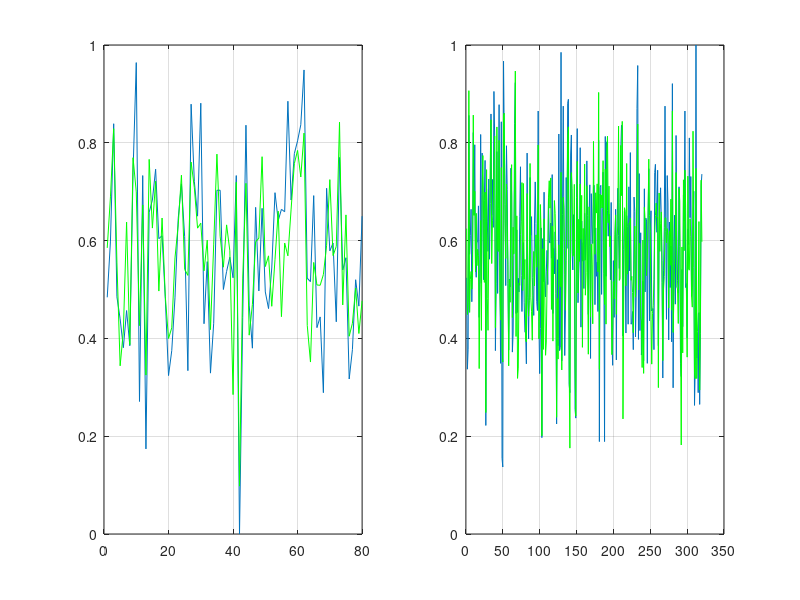
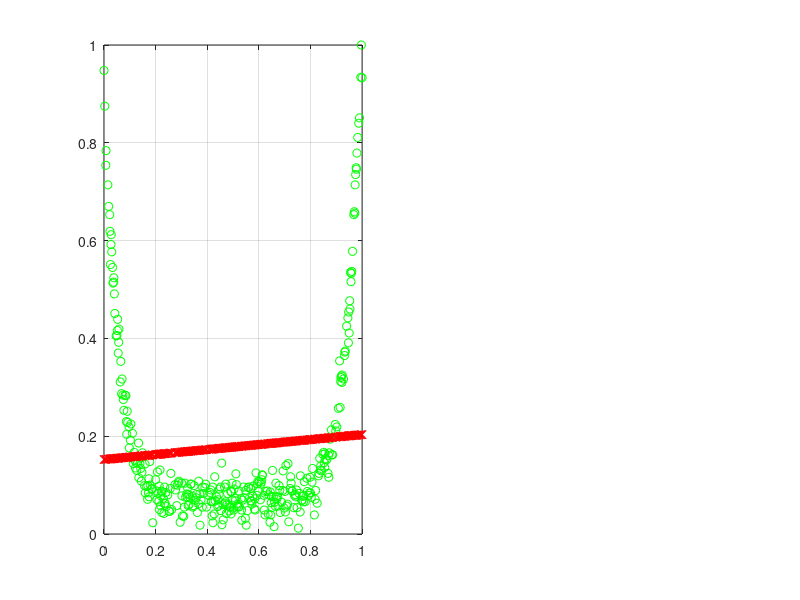

These figures' MATLAB source, in order: (Note: this script raises an error after producing the figures.)
clear all;
close all;

% Task 1
% Loading data for the exercise
data_training = csvread('reg-2d-train.csv');
data_test = csvread('reg-2d-test.csv');

%Extracting X and y for training set
X = data_training(:,1:2);
N = length(X);
append = ones(N,1);
X = [append X];
y = data_training(:,end);

% 
% %Task 1.1: 
% %Implementation of OLS using the closed-form solution presented
w = pinv(((X)'*X))*(X')*y;
% 
% %Task 1.2:
% %Weights obtained during the training:
% w
% %Model Error Emse for the training set
Emse1 = ((w')*(X')*X*w - 2*((X*w)')*y + (y')*y)/N
h1 = (w')*X';
 
%Extracting X and y for test set
X2 = data_test(:,1:2);
N2 = length(X2);
append2 = ones(N2,1);
X2 = [append2 X2];

y2 = data_test(:,end);
 
%Model Error Emse for the test set
Emse2 = ((w')*(X2')*X2*w - 2*((X2*w)')*y2 + (y2')*y2)/N2
h2 = (w')*X2';
% 
% %Comparison for the training set: Function obtained vs real function
subplot(121)
plot(y)
grid
hold on
plot(h1,'g')
 
subplot(122)
plot(y2)
grid
hold on
plot(h2,'g')
% 
% %Loading data for task 1.3
data_training2 = csvread('reg-1d-train.csv');
data_test2 = csvread('reg-1d-test.csv');
 
%Extracting X and y for training set
X3 = data_training2(:,1);
N3 = length(X3);
append3 = ones(N3,1);
X3 = [append3 X3];
y3 = data_training2(:,end);

% %Extracting X and y for test set
X4 = data_test2(:,1);
N4 = length(X4);
append4 = ones(N4,1);
X4 = [append4 X4];
y4 = data_test2(:,end);
% 
% %Implementation of OLS using the closed-form solution presented
w2 = pinv(((X3)'*X3))*(X3')*y3;
h3 = (w2')*X3';
h4 = (w2')*X4';
% %Model Error Emse for the training and set sets
Emse3 = ((w2')*(X3')*X3*w2 - 2*((X3*w2)')*y3 + (y3')*y3)/N3
Emse4 = ((w2')*(X4')*X4*w2 - 2*((X4*w2)')*y4 + (y4')*y4)/N4
% 
figure(2)
% 
subplot(121)
plot(X3(:,end), y3,'og')
grid 
hold on
plot(X3(:,end),h3,'rx')
refline(w2(2),w2(1))

subplot(122)
plot(X4(:,end),y4,'og')
grid
hold on
plot(X4(:,end),h4,'rx')
refline(w2(2),w2(1))




